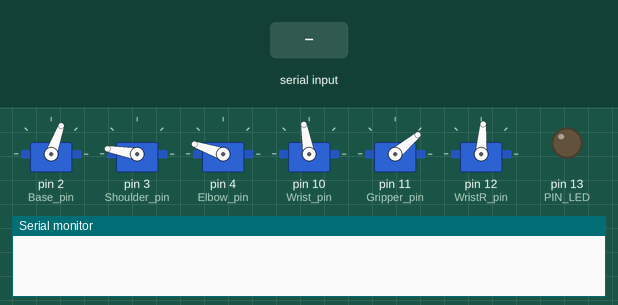
A sketch run on a simulated Arduino Uno, built with avr-gcc and run on an emulated ATmega328P. On the bench: 6 × servo, output pins drawn as LEDs (lit = HIGH), the last lines printed to the serial monitor. Inputs (shaded band) come from the test bench.

Above: at 0.9 s.
1.0 s: "<90,45,200>" received over Serial
At 1.3 s:
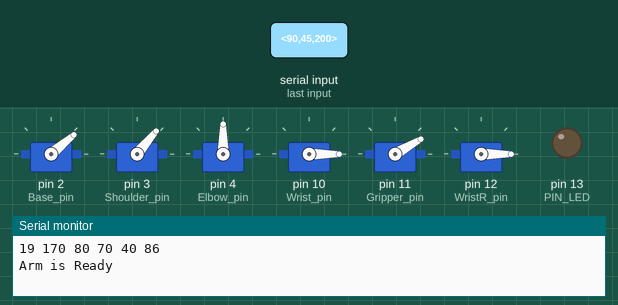
2.5 s: "<30,150,10>" received over Serial
At 3.7 s:
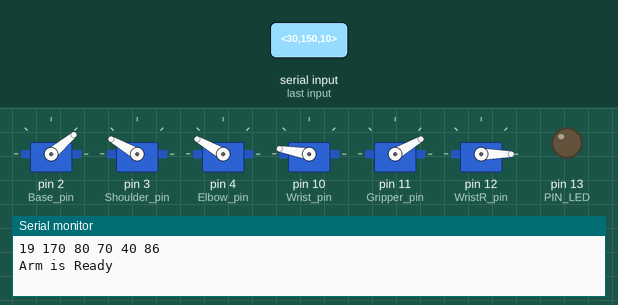
4.0 s: "<90,45>" received over Serial
At 4.6 s:
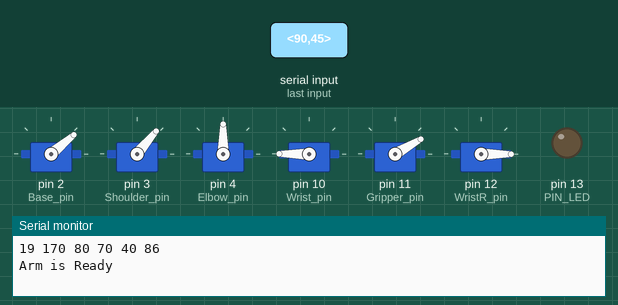
5.5 s: "<30,150>" received over Serial
At 5.8 s:
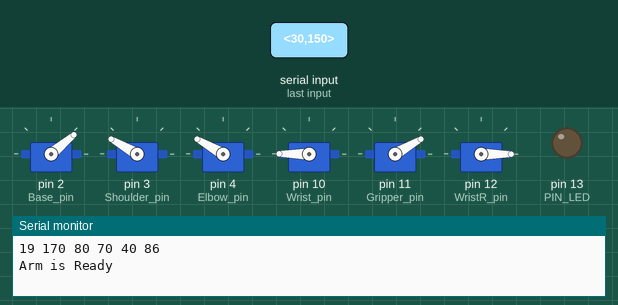
7.0 s: "<30,150,10,200>" received over Serial
At 8.2 s:
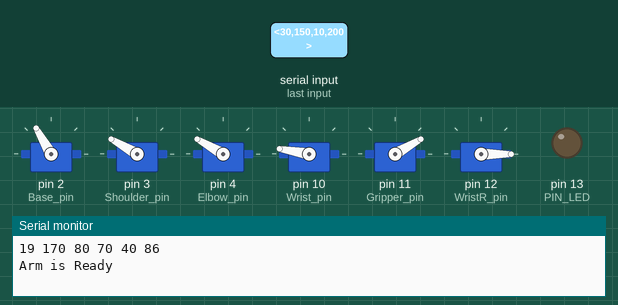
8.5 s: "<5>" received over Serial
At 9.1 s:
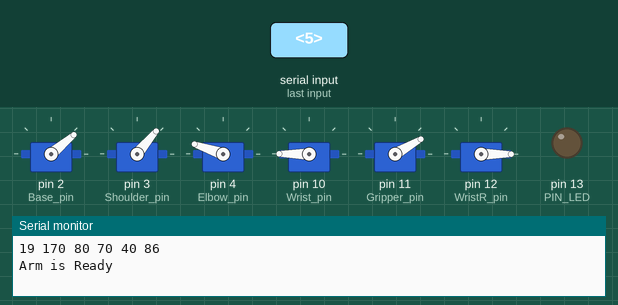
Timing chart, 0 to 11.0 s (numbered marks = the images above; inputs shaded):
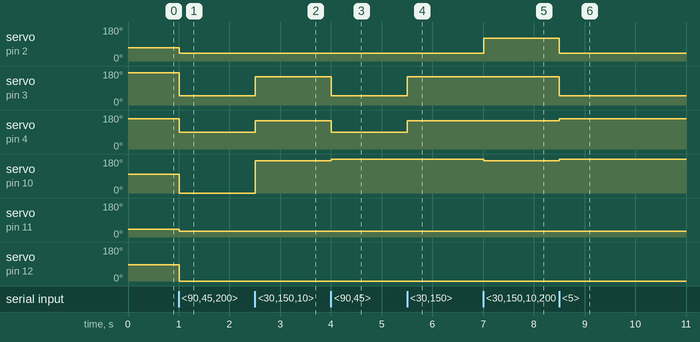

The sketch:

rucicka.ino
```cpp
#include "Arduino.h"

#include <Servo.h>
#include <math.h>

//comment to disable the Force Sensitive Resister on the gripper
//#define FSRG

//Select which arm by uncommenting the corresponding line
//#define AL5A
//#define AL5B
#define AL5D

//uncomment for digital servos in the Shoulder and Elbow
//that use a range of 900ms to 2100ms
//#define DIGITAL_RANGE

#ifdef AL5A
const float A = 3.75;
const float B = 4.25;
#elif defined AL5B
const float A = 4.75;
const float B = 5.00;
#elif defined AL5D
const float A = 5.75;
const float B = 7.375;
#endif

#define MIN_ELBOW 19
#define MIN_SHOULDER 50
#define MIN_WRIST 0
#define MIN_BASE 40
#define MIN_GRIPPER 30
#define MIN_WRIST_ROTATE 0

#define MAX_ELBOW 90
#define MAX_SHOULDER 170
#define MAX_WRIST 180
#define MAX_BASE 120
#define MAX_GRIPPER 110
#define MAX_WRIST_ROTATE 86

#define MAX_STRING_LEN  20

// Arm Servo pins
#define Base_pin 2
#define Shoulder_pin 3
#define Elbow_pin 4
#define Wrist_pin 10
#define Gripper_pin 11
#define WristR_pin 12

// Onboard Speaker
#define Speaker_pin 5
#define PIN_LED 13

// Radians to Degrees constant
const float rtod = 57.295779;

//Servo Objects
Servo Elb;
Servo Shldr;
Servo Wrist;
Servo Base;
Servo Gripper;
Servo WristR;

// elbow shoulder wrist base gripper wrist_rotate
// 85 110 90 70 40 86 = pravouhly
// 50 140 90 70 40 86 = default

struct Result {
  float elbow;
  float shoulder;
  float wrist;
};

int move(int elbow, int shoulder, int wrist, int z, int g, int wr) {
#ifdef DIGITAL_RANGE
  Elb.writeMicroseconds(map(180 - elbow, 0, 180, 900, 2100));
  Shldr.writeMicroseconds(map(shoulder, 0, 180, 900, 2100));
#else
  Elb.write(180 - elbow);
  Shldr.write(shoulder);
#endif

  Wrist.write(180 - wrist);
  Base.write(z);
  WristR.write(wr);

#ifndef FSRG
  Gripper.write(g);
#endif

  return 0;
}

const byte numChars = 32;
char receivedChars[numChars];
char *i;

boolean newData = false;

long lastReferenceTime;

void setup() {
  Serial.begin(9600);

  pinMode(PIN_LED, OUTPUT);

  Base.attach(Base_pin);
  Shldr.attach(Shoulder_pin);
  Elb.attach(Elbow_pin);
  Wrist.attach(Wrist_pin);
  Gripper.attach(Gripper_pin);
  WristR.attach(WristR_pin);

  int elbow = 19;
  int shoulder = 170;
  int wrist = 80;
  int z = 70;
  int g = 40;
  int wr = 86;

  move(elbow, shoulder, wrist, z, g, wr);

  while(!Serial.available()) { }

  // Display position
  Serial.print(elbow, DEC);
  Serial.print(" ");
  Serial.print(shoulder, DEC);
  Serial.print(" ");
  Serial.print(wrist, DEC);
  Serial.print(" ");
  Serial.print(z, DEC);
  Serial.print(" ");
  Serial.print(g, DEC);
  Serial.print(" ");
  Serial.println(wr, DEC);

  // Move arm
  move(elbow, shoulder, wrist, z, g, wr);

  Serial.println("Arm is Ready");
}

void recvWithStartEndMarkers() {
    static boolean recvInProgress = false;
    static byte ndx = 0;
    char startMarker = '<';
    char endMarker = '>';
    char rc;

    while (Serial.available() > 0 && newData == false) {
        rc = Serial.read();

        if (recvInProgress == true) {
            if (rc != endMarker) {
                receivedChars[ndx] = rc;
                ndx++;
                if (ndx >= numChars) {
                    ndx = numChars - 1;
                }
            }
            else {
                receivedChars[ndx] = '\0'; // terminate the string
                recvInProgress = false;
                ndx = 0;
                newData = true;
            }
        }

        else if (rc == startMarker) {
            recvInProgress = true;
        }
    }
}

char* subStr(char* str, char *delim, int index) {
  char *act, *sub, *ptr;
  static char copy[MAX_STRING_LEN];
  int i;

  // Since strtok consumes the first arg, make a copy
  strcpy(copy, str);

  for (i = 1, act = copy; i <= index; i++, act = NULL) {
     //Serial.print(".");
     sub = strtok_r(act, delim, &ptr);
     if (sub == NULL) break;
  }

  return sub;
}

void handleNewData() {
    if (newData == true) {
        digitalWrite(PIN_LED, HIGH);

        //Serial.print("// ");
        //Serial.println(receivedChars);

        int raw_elbow     = atoi(subStr(receivedChars, ",", 1));
        int raw_shoulder  = atoi(subStr(receivedChars, ",", 2));
        int raw_wrist     = atoi(subStr(receivedChars, ",", 3));
        int raw_z         = atoi(subStr(receivedChars, ",", 4));
        int raw_g         = atoi(subStr(receivedChars, ",", 5));
        int raw_wr        = atoi(subStr(receivedChars, ",", 6));

        // Serial.print(raw_elbow, DEC);
        // Serial.print(",");
        // Serial.print(raw_shoulder, DEC);
        // Serial.print(",");
        // Serial.print(raw_wrist, DEC);
        // Serial.print(",");
        // Serial.print(raw_z, DEC);
        // Serial.print(",");
        // Serial.print(raw_g, DEC);
        // Serial.print(",");
        // Serial.println(raw_wr, DEC);

        int elbow     = constrain(raw_elbow, MIN_ELBOW, MAX_ELBOW);
        int shoulder  = constrain(raw_shoulder, MIN_SHOULDER, MAX_SHOULDER);
        int wrist     = constrain(raw_wrist, MIN_WRIST, MAX_WRIST);
        int z         = constrain(raw_z, MIN_BASE, MAX_BASE);
        int g         = constrain(raw_g, MIN_GRIPPER, MAX_GRIPPER);
        int wr        = constrain(raw_wr, MIN_WRIST_ROTATE, MAX_WRIST_ROTATE);

        // Display position
        // Serial.print(elbow, DEC);
        // Serial.print(",");
        // Serial.print(shoulder, DEC);
        // Serial.print(",");
        // Serial.print(wrist, DEC);
        // Serial.print(",");
        // Serial.print(z, DEC);
        // Serial.print(",");
        // Serial.print(g, DEC);
        // Serial.print(",");
        // Serial.println(wr, DEC);

        // Move arm
        move(elbow, shoulder, wrist, z, g, wr);

        newData = false;

        digitalWrite(PIN_LED, LOW);
    }
}

void loop() {
  recvWithStartEndMarkers();
  handleNewData();

  // if (Serial.available() > 0) {
  //     digitalWrite(PIN_LED, HIGH);
  //
  //     // byte number[1];
  //     //
  //     // Serial.readBytes(number, 1);
  //     // byte elbow     = constrain(number[0], MIN_ELBOW, MAX_ELBOW);
  //     //
  //     // Serial.readBytes(number, 1);
  //     // byte shoulder  = constrain(number[0], MIN_SHOULDER, MAX_SHOULDER);
  //     //
  //     // Serial.readBytes(number, 1);
  //     // byte wrist     = constrain(number[0], MIN_WRIST, MAX_WRIST);
  //     //
  //     // Serial.readBytes(number, 1);
  //     // byte z         = constrain(number[0], MIN_BASE, MAX_BASE);
  //     //
  //     // Serial.readBytes(number, 1);
  //     // byte g         = constrain(number[0], MIN_GRIPPER, MAX_GRIPPER);
  //     //
  //     // Serial.readBytes(number, 1);
  //     // byte wr        = constrain(number[0], MIN_WRIST_ROTATE, MAX_WRIST_ROTATE);
  //
  //     int raw_elbow     = Serial.parseInt();
  //     int raw_shoulder  = Serial.parseInt();
  //     int raw_wrist     = Serial.parseInt();
  //     int raw_z         = Serial.parseInt();
  //     int raw_g         = Serial.parseInt();
  //     int raw_wr        = Serial.parseInt();
  //
  //     int elbow     = constrain(raw_elbow, MIN_ELBOW, MAX_ELBOW);
  //     int shoulder  = constrain(raw_shoulder, MIN_SHOULDER, MAX_SHOULDER);
  //     int wrist     = constrain(raw_wrist, MIN_WRIST, MAX_WRIST);
  //     int z         = constrain(raw_z, MIN_BASE, MAX_BASE);
  //     int g         = constrain(raw_g, MIN_GRIPPER, MAX_GRIPPER);
  //     int wr        = constrain(raw_wr, MIN_WRIST_ROTATE, MAX_WRIST_ROTATE);
  //
  //     // Display position
  //     Serial.print(elbow, DEC);
  //     Serial.print(" ");
  //     Serial.print(shoulder, DEC);
  //     Serial.print(" ");
  //     Serial.print(wrist, DEC);
  //     Serial.print(" ");
  //     Serial.print(z, DEC);
  //     Serial.print(" ");
  //     Serial.print(g, DEC);
  //     Serial.print(" ");
  //     Serial.println(wr, DEC);
  //
  //     // Move arm
  //     move(elbow, shoulder, wrist, z, g, wr);
  //
  //     // Pause for 100 ms between actions
  //     lastReferenceTime = millis();
  //     while(millis() <= (lastReferenceTime + 100)){};
  //
  //     digitalWrite(PIN_LED, LOW);
  // }
}
```

Measured:
- after the input at 1.0 s, servo on pin 2 (Base_pin): 70° → 40° at once; servo on pin 3 (Shoulder_pin): 170° → 50° at once; servo on pin 4 (Elbow_pin): 161° → 90° at once; servo on pin 10 (Wrist_pin): 100° → 0° at once; servo on pin 11 (Gripper_pin): 40° → 30° at once
- after the input at 2.5 s, servo on pin 3 (Shoulder_pin): 50° → 150° at once; servo on pin 4 (Elbow_pin): 90° → 150° at once; servo on pin 10 (Wrist_pin): 0° → 170° at once
- after the input at 4.0 s, servo on pin 3 (Shoulder_pin): 150° → 50° at once; servo on pin 4 (Elbow_pin): 150° → 90° at once; servo on pin 10 (Wrist_pin): 170° → 180° at once
- after the input at 5.5 s, servo on pin 3 (Shoulder_pin): 50° → 150° at once; servo on pin 4 (Elbow_pin): 90° → 150° at once
- after the input at 7.0 s, servo on pin 2 (Base_pin): 40° → 120° at once; servo on pin 10 (Wrist_pin): 180° → 170° at once
- after the input at 8.5 s, servo on pin 2 (Base_pin): 120° → 40° at once; servo on pin 3 (Shoulder_pin): 150° → 50° at once; servo on pin 4 (Elbow_pin): 150° → 161° at once; servo on pin 10 (Wrist_pin): 170° → 180° at once
